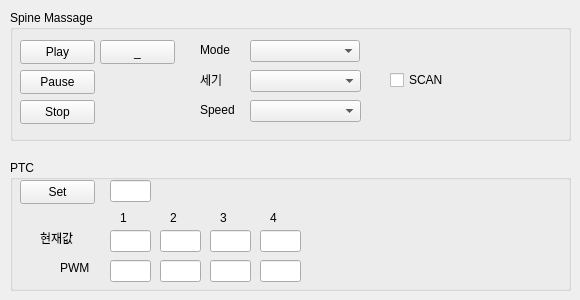
                 <widget class="QWidget" name="tab_spine">
                  <attribute name="title">
                   <string>Spine</string>
                  </attribute>
                  <widget class="QGroupBox" name="groupBox">
                   <property name="geometry">
                    <rect>
                     <x>10</x>
                     <y>10</y>
                     <width>561</width>
                     <height>131</height>
                    </rect>
                   </property>
                   <property name="title">
                    <string>Spine Massage</string>
                   </property>
                   <widget class="QCheckBox" name="checkBox_scan">
                    <property name="geometry">
                     <rect>
                      <x>380</x>
                      <y>60</y>
                      <width>76</width>
                      <height>20</height>
                     </rect>
                    </property>
                    <property name="text">
                     <string>SCAN</string>
                    </property>
                   </widget>
                   <widget class="QPushButton" name="btn_spine_play">
                    <property name="geometry">
                     <rect>
                      <x>10</x>
                      <y>30</y>
                      <width>75</width>
                      <height>24</height>
                     </rect>
                    </property>
                    <property name="text">
                     <string>Play</string>
                    </property>
                   </widget>
                   <widget class="QComboBox" name="comboBox_masg_list">
                    <property name="geometry">
                     <rect>
                      <x>240</x>
                      <y>30</y>
                      <width>107</width>
                      <height>24</height>
                     </rect>
                    </property>
                    <property name="maximumSize">
                     <size>
                      <width>16777215</width>
                      <height>16777215</height>
                     </size>
                    </property>
                    <property name="sizeAdjustPolicy">
                     <enum>QComboBox::SizeAdjustPolicy::AdjustToContents</enum>
                    </property>
                    <property name="minimumContentsLength">
                     <number>10</number>
                    </property>
                   </widget>
                   <widget class="QPushButton" name="btn_spine_stop">
                    <property name="geometry">
                     <rect>
                      <x>10</x>
                      <y>90</y>
                      <width>75</width>
                      <height>24</height>
                     </rect>
                    </property>
                    <property name="text">
                     <string>Stop</string>
                    </property>
                   </widget>
                   <widget class="QPushButton" name="btn_spine_pause">
                    <property name="geometry">
                     <rect>
                      <x>10</x>
                      <y>60</y>
                      <width>75</width>
                      <height>24</height>
                     </rect>
                    </property>
                    <property name="text">
                     <string>Pause</string>
                    </property>
                   </widget>
                   <widget class="QLabel" name="label_5">
                    <property name="geometry">
                     <rect>
                      <x>190</x>
                      <y>30</y>
                      <width>50</width>
                      <height>20</height>
                     </rect>
                    </property>
                    <property name="text">
                     <string>Mode</string>
                    </property>
                   </widget>
                   <widget class="QComboBox" name="comboBox_spine_strength">
                    <property name="geometry">
                     <rect>
                      <x>240</x>
                      <y>60</y>
                      <width>111</width>
                      <height>22</height>
                     </rect>
                    </property>
                   </widget>
                   <widget class="QLabel" name="label_6">
                    <property name="geometry">
                     <rect>
                      <x>190</x>
                      <y>60</y>
                      <width>50</width>
                      <height>20</height>
                     </rect>
                    </property>
                    <property name="text">
                     <string>세기</string>
                    </property>
                   </widget>
                   <widget class="QPushButton" name="pushButton">
                    <property name="geometry">
                     <rect>
                      <x>90</x>
                      <y>30</y>
                      <width>75</width>
                      <height>24</height>
                     </rect>
                    </property>
                    <property name="text">
                     <string>_</string>
                    </property>
                   </widget>
                   <widget class="QComboBox" name="comboBox_spine_speed">
                    <property name="geometry">
                     <rect>
                      <x>240</x>
                      <y>90</y>
                      <width>111</width>
                      <height>22</height>
                     </rect>
                    </property>
                   </widget>
                   <widget class="QLabel" name="label_7">
                    <property name="geometry">
                     <rect>
                      <x>190</x>
                      <y>90</y>
                      <width>50</width>
                      <height>20</height>
                     </rect>
                    </property>
                    <property name="text">
                     <string>Speed</string>
                    </property>
                   </widget>
                  </widget>
                  <widget class="QGroupBox" name="groupBox_3">
                   <property name="geometry">
                    <rect>
                     <x>10</x>
                     <y>160</y>
                     <width>561</width>
                     <height>131</height>
                    </rect>
                   </property>
                   <property name="title">
                    <string>PTC</string>
                   </property>
                   <widget class="QLineEdit" name="lineEdit_ptc_set">
                    <property name="geometry">
                     <rect>
                      <x>100</x>
                      <y>20</y>
                      <width>41</width>
                      <height>22</height>
                     </rect>
                    </property>
                   </widget>
                   <widget class="QPushButton" name="btn_ptc_set">
                    <property name="geometry">
                     <rect>
                      <x>10</x>
                      <y>20</y>
                      <width>75</width>
                      <height>24</height>
                     </rect>
                    </property>
                    <property name="text">
                     <string>Set</string>
                    </property>
                   </widget>
                   <widget class="QLabel" name="label_8">
                    <property name="geometry">
                     <rect>
                      <x>110</x>
                      <y>50</y>
                      <width>21</width>
                      <height>16</height>
                     </rect>
                    </property>
                    <property name="text">
                     <string>1</string>
                    </property>
                   </widget>
                   <widget class="QLabel" name="label_9">
                    <property name="geometry">
                     <rect>
                      <x>160</x>
                      <y>50</y>
                      <width>20</width>
                      <height>16</height>
                     </rect>
                    </property>
                    <property name="text">
                     <string>2</string>
                    </property>
                   </widget>
                   <widget class="QLabel" name="label_10">
                    <property name="geometry">
                     <rect>
                      <x>210</x>
                      <y>50</y>
                      <width>20</width>
                      <height>16</height>
                     </rect>
                    </property>
                    <property name="text">
                     <string>3</string>
                    </property>
                   </widget>
                   <widget class="QLabel" name="label_11">
                    <property name="geometry">
                     <rect>
                      <x>260</x>
                      <y>50</y>
                      <width>20</width>
                      <height>16</height>
                     </rect>
                    </property>
                    <property name="text">
                     <string>4</string>
                    </property>
                   </widget>
                   <widget class="QLineEdit" name="lineEdit_ptc_get_1">
                    <property name="geometry">
                     <rect>
                      <x>100</x>
                      <y>70</y>
                      <width>41</width>
                      <height>22</height>
                     </rect>
                    </property>
                   </widget>
                   <widget class="QLabel" name="label_12">
                    <property name="geometry">
                     <rect>
                      <x>30</x>
                      <y>70</y>
                      <width>50</width>
                      <height>16</height>
                     </rect>
                    </property>
                    <property name="text">
                     <string>현재값</string>
                    </property>
                   </widget>
                   <widget class="QLineEdit" name="lineEdit_ptc_get_2">
                    <property name="geometry">
                     <rect>
                      <x>150</x>
                      <y>70</y>
                      <width>41</width>
                      <height>22</height>
                     </rect>
                    </property>
                   </widget>
                   <widget class="QLineEdit" name="lineEdit_ptc_get_3">
                    <property name="geometry">
                     <rect>
                      <x>200</x>
                      <y>70</y>
                      <width>41</width>
                      <height>22</height>
                     </rect>
                    </property>
                   </widget>
                   <widget class="QLineEdit" name="lineEdit_ptc_get_4">
                    <property name="geometry">
                     <rect>
                      <x>250</x>
                      <y>70</y>
                      <width>41</width>
                      <height>22</height>
                     </rect>
                    </property>
                   </widget>
                   <widget class="QLineEdit" name="lineEdit_ptc_pwm_1">
                    <property name="geometry">
                     <rect>
                      <x>100</x>
                      <y>100</y>
                      <width>41</width>
                      <height>22</height>
                     </rect>
                    </property>
                   </widget>
                   <widget class="QLabel" name="label_13">
                    <property name="geometry">
                     <rect>
                      <x>50</x>
                      <y>100</y>
                      <width>50</width>
                      <height>16</height>
                     </rect>
                    </property>
                    <property name="text">
                     <string>PWM</string>
                    </property>
                   </widget>
                   <widget class="QLineEdit" name="lineEdit_ptc_pwm_2">
                    <property name="geometry">
                     <rect>
                      <x>150</x>
                      <y>100</y>
                      <width>41</width>
                      <height>22</height>
                     </rect>
                    </property>
                   </widget>
                   <widget class="QLineEdit" name="lineEdit_ptc_pwm_3">
                    <property name="geometry">
                     <rect>
                      <x>200</x>
                      <y>100</y>
                      <width>41</width>
                      <height>22</height>
                     </rect>
                    </property>
                   </widget>
                   <widget class="QLineEdit" name="lineEdit_ptc_pwm_4">
                    <property name="geometry">
                     <rect>
                      <x>250</x>
                      <y>100</y>
                      <width>41</width>
                      <height>22</height>
                     </rect>
                    </property>
                   </widget>
                  </widget>
                 </widget>
